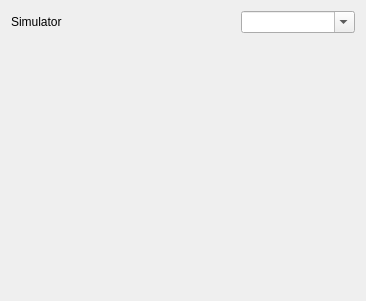
<?xml version="1.0" encoding="UTF-8"?>
<ui version="4.0">
 <class>VideoConfiguration</class>
 <widget class="QWidget" name="VideoConfiguration">
  <property name="geometry">
   <rect>
    <x>0</x>
    <y>0</y>
    <width>366</width>
    <height>301</height>
   </rect>
  </property>
  <property name="sizePolicy">
   <sizepolicy hsizetype="Preferred" vsizetype="Preferred">
    <horstretch>0</horstretch>
    <verstretch>0</verstretch>
   </sizepolicy>
  </property>
  <property name="windowTitle">
   <string>HIL Config</string>
  </property>
  <layout class="QGridLayout" name="gridLayout" rowstretch="1,100,1" columnstretch="40,0">
   <item row="0" column="0">
    <widget class="QLabel" name="simLabel">
     <property name="text">
      <string>Simulator</string>
     </property>
    </widget>
   </item>
   <item row="0" column="1">
    <widget class="QComboBox" name="simComboBox">
     <property name="editable">
      <bool>true</bool>
     </property>
     <item>
      <property name="text">
       <string/>
      </property>
     </item>
     <item>
      <property name="text">
       <string>FlightGear 3.0+</string>
      </property>
     </item>
     <item>
      <property name="text">
       <string>X-Plane 10</string>
      </property>
     </item>
     <item>
      <property name="text">
       <string>X-Plane 9</string>
      </property>
     </item>
    </widget>
   </item>
   <item row="1" column="0" colspan="2">
    <layout class="QVBoxLayout" name="simulatorConfigurationLayout">
     <property name="spacing">
      <number>0</number>
     </property>
    </layout>
   </item>
   <item row="2" column="0" colspan="2">
    <widget class="QLabel" name="statusLabel">
     <property name="text">
      <string/>
     </property>
    </widget>
   </item>
  </layout>
 </widget>
 <resources/>
 <connections/>
</ui>
